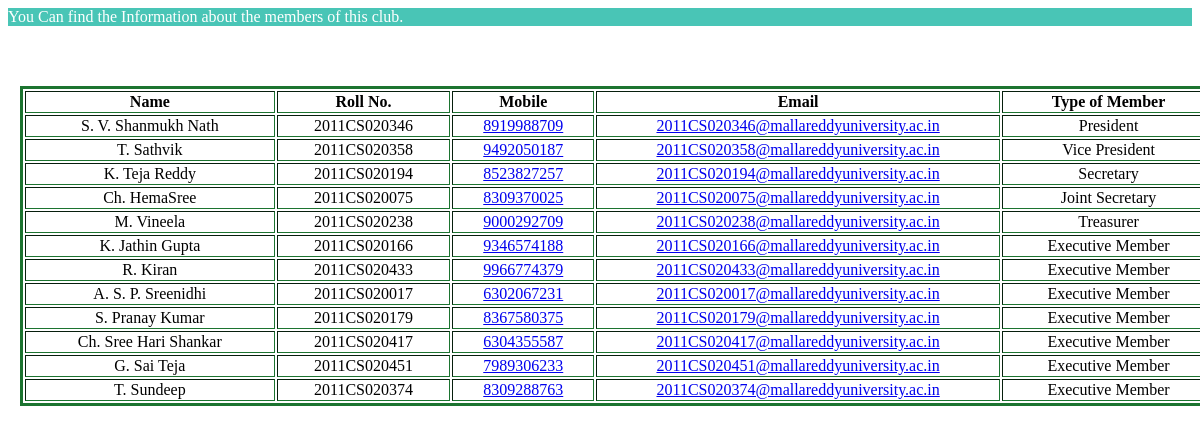
/student/contact/, run on the app's committed database.
### student/models.py (models this page shows, shortened)
class Contact(models.Model):
    name=models.CharField(max_length=200)
    roll_no=models.CharField(max_length=200)
    mob=models.CharField(max_length=200)
    mail=models.CharField(max_length=200)
    type=models.CharField(max_length=200)

### student/views.py (the view)
# urls.py: path('contact/',views.con,name="contact"),
def con(request):
    cont = Contact.objects.all()
    return render(request, 'student/contact.html', {'con': cont})

### templates/student/contact.html (shortened to what this page needs)
<!DOCTYPE html>
<html lang="en">
<head>
    <link rel="stylesheet"
    href="https://unpkg.com/bootstrap-material-design@4.1.1/dist/css/bootstrap-material-design.min.css"
>
</head>
<body>
<nav class="navbar navbar-light" style="background-color:#49c5b6">
    <a class="navbar-brand" style="color: white;position: center;left: 30%">
      You Can find the Information about the members of this club.
    </a>
  </nav>
<table border="1" colspan="15px">
    <tr>
        <th>Name</th>
        <th>Roll No.</th>
        <th>Mobile</th>
        <th width="400px">Email</th>
        <th>Type of Member</th>
    </tr>
    {% for c in con %}
    <tr>
        <td>{{c.name}}</td>
        <td>{{c.roll_no}}</td>
        <td ><a href="tel:{{ c.mob }}">{{c.mob}}</a></td>
        <td><a href="mailto:{{ c.mail }}">{{c.mail}}</a></td>
        <td>{{c.type}}</td>
    </tr>
    {% endfor %}
</table>
</body>
</html>

### templates/student/contact.html (style rules this page uses)
table { table-layout: fixed; width: 95%; position: absolute; margin-left: 1%; margin-top: 2%; text-align: center; border:3px solid #1c7430; }
@media (min-width: 700px) { table { table-layout: auto; width: 100%; position: absolute; height: auto; margin-left: 1%; margin-top: 5%; text-align: center; border:3px solid #1c7430; } }

### data on the page
Contact: name "S. V. Shanmukh Nath", roll_no "2011CS020346", mob "8919988709", mail "2011CS020346@mallareddyuniversity.ac.in", type "President"
Contact: name "T. Sathvik", roll_no "2011CS020358", mob "9492050187", mail "2011CS020358@mallareddyuniversity.ac.in", type "Vice President"
Contact: name "K. Teja Reddy", roll_no "2011CS020194", mob "8523827257", mail "2011CS020194@mallareddyuniversity.ac.in", type "Secretary"
Contact: name "Ch. HemaSree", roll_no "2011CS020075", mob "8309370025", mail "2011CS020075@mallareddyuniversity.ac.in", type "Joint Secretary"
Contact: name "M. Vineela", roll_no "2011CS020238", mob "9000292709", mail "2011CS020238@mallareddyuniversity.ac.in", type "Treasurer"
Contact: name "K. Jathin Gupta", roll_no "2011CS020166", mob "9346574188", mail "2011CS020166@mallareddyuniversity.ac.in", type "Executive Member"
Contact: name "R. Kiran", roll_no "2011CS020433", mob "9966774379", mail "2011CS020433@mallareddyuniversity.ac.in", type "Executive Member"
Contact: name "A. S. P. Sreenidhi", roll_no "2011CS020017", mob "6302067231", mail "2011CS020017@mallareddyuniversity.ac.in", type "Executive Member"
Contact: name "S. Pranay Kumar", roll_no "2011CS020179", mob "8367580375", mail "2011CS020179@mallareddyuniversity.ac.in", type "Executive Member"
Contact: name "Ch. Sree Hari Shankar", roll_no "2011CS020417", mob "6304355587", mail "2011CS020417@mallareddyuniversity.ac.in", type "Executive Member"
Contact: name "G. Sai Teja", roll_no "2011CS020451", mob "7989306233", mail "2011CS020451@mallareddyuniversity.ac.in", type "Executive Member"
Contact: name "T. Sundeep", roll_no "2011CS020374", mob "8309288763", mail "2011CS020374@mallareddyuniversity.ac.in", type "Executive Member"
